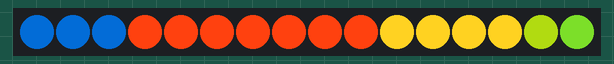
This sketch was run on a simulated Arduino Uno, built with avr-gcc and run on an emulated ATmega328P. Parts: 16 RGB LEDs in strip order, left to right.

Above: at 0.06 s.
At 0.53 s:
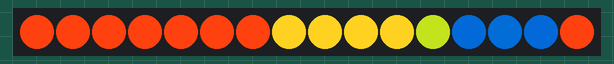
At 0.99 s:
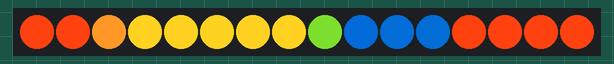
At 1.46 s:
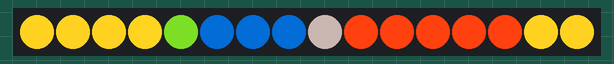
At 1.93 s:
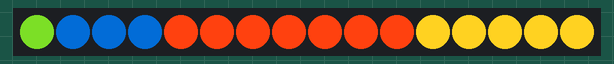
At 2.32 s:
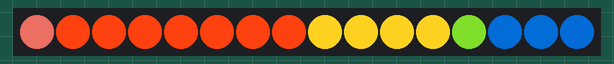

The sketch:

lookup_testing.ino
```cpp
#include <Adafruit_NeoPixel.h>

// Please note below where to adjust for the pin and Neopixel type being used in your circuit
// Default: PIN 6, Neopixel v2

// ********* LOOKUP TABLE *********

const uint16_t totalFixtures = 16;
const uint16_t totalFrames = 50;

const uint8_t fx[totalFixtures][totalFrames][3] PROGMEM = {

 // fixture 1 - user position 1
 {
  {1, 68, 136}, {1, 68, 136}, {1, 68, 136}, {1, 68, 136}, {1, 68, 136},
  {1, 68, 136}, {1, 68, 136}, {1, 68, 136}, {190, 90, 79}, {190, 90, 79},
  {255, 63, 15}, {255, 63, 15}, {255, 65, 15}, {255, 65, 15}, {255, 65, 15},
  {255, 65, 15}, {255, 65, 15}, {255, 65, 15}, {255, 65, 15}, {255, 65, 15},
  {255, 64, 15}, {255, 64, 15}, {255, 65, 15}, {255, 65, 15}, {255, 65, 15},
  // 1s elapsed

  {255, 65, 15}, {255, 65, 15}, {255, 65, 15}, {255, 65, 15}, {255, 65, 15},
  {255, 65, 15}, {255, 65, 15}, {255, 210, 33}, {255, 210, 33}, {255, 210, 33},
  {255, 210, 33}, {255, 210, 33}, {255, 210, 33}, {255, 210, 33}, {255, 210, 33},
  {255, 210, 33}, {255, 210, 33}, {255, 210, 33}, {255, 210, 33}, {255, 210, 33},
  {255, 210, 33}, {244, 216, 46}, {244, 216, 46}, {87, 157, 27}, {87, 157, 27},
  // 2s elapsed

 },

 // fixture 2 - user position 2
 {
  {1, 68, 136}, {1, 68, 136}, {1, 68, 136}, {1, 68, 136}, {7, 71, 130},
  {7, 71, 130}, {255, 65, 15}, {255, 65, 15}, {255, 65, 15}, {255, 65, 15},
  {255, 65, 15}, {255, 65, 15}, {255, 65, 15}, {255, 65, 15}, {255, 65, 15},
  {255, 65, 15}, {255, 65, 15}, {255, 65, 15}, {255, 65, 15}, {255, 65, 15},
  {255, 65, 15}, {255, 65, 15}, {255, 65, 15}, {255, 65, 15}, {255, 65, 15},
  // 1s elapsed

  {255, 65, 15}, {255, 65, 15}, {255, 65, 15}, {255, 210, 35}, {255, 210, 35},
  {255, 210, 33}, {255, 210, 33}, {255, 210, 33}, {255, 210, 33}, {255, 210, 33},
  {255, 210, 33}, {255, 210, 33}, {255, 210, 33}, {255, 210, 33}, {255, 210, 33},
  {255, 210, 33}, {255, 210, 33}, {255, 210, 34}, {255, 210, 34}, {86, 157, 27},
  {86, 157, 27}, {5, 67, 139}, {5, 67, 139}, {1, 68, 136}, {1, 68, 136},
  // 2s elapsed

 },

 // fixture 3 - user position 3
 {
  {2, 68, 136}, {2, 68, 136}, {255, 65, 17}, {255, 65, 17}, {255, 65, 15},
  {255, 65, 15}, {255, 65, 15}, {255, 65, 15}, {255, 65, 15}, {255, 65, 15},
  {255, 65, 15}, {255, 65, 15}, {255, 65, 15}, {255, 65, 15}, {255, 65, 15},
  {255, 65, 15}, {255, 65, 15}, {255, 65, 15}, {255, 65, 15}, {255, 65, 15},
  {255, 65, 15}, {255, 65, 15}, {255, 65, 15}, {255, 65, 15}, {255, 152, 39},
  // 1s elapsed

  {255, 152, 39}, {255, 210, 34}, {255, 210, 34}, {255, 210, 33}, {255, 210, 33},
  {255, 210, 33}, {255, 210, 33}, {255, 210, 33}, {255, 210, 33}, {255, 210, 33},
  {255, 210, 33}, {255, 210, 33}, {255, 210, 33}, {255, 210, 33}, {255, 210, 33},
  {87, 157, 28}, {87, 157, 28}, {87, 157, 28}, {87, 157, 28}, {1, 68, 140},
  {1, 68, 140}, {1, 68, 136}, {1, 68, 136}, {1, 68, 136}, {1, 68, 136},
  // 2s elapsed

 },

 // fixture 4 - user position 4
 {
  {255, 65, 15}, {255, 65, 15}, {255, 65, 15}, {255, 65, 15}, {255, 65, 15},
  {255, 65, 15}, {255, 65, 15}, {255, 65, 15}, {255, 65, 15}, {255, 65, 15},
  {255, 65, 15}, {255, 65, 15}, {255, 65, 15}, {255, 65, 15}, {255, 65, 15},
  {255, 65, 15}, {255, 65, 15}, {255, 65, 15}, {255, 65, 15}, {255, 65, 15},
  {255, 65, 15}, {255, 65, 15}, {255, 211, 30}, {255, 211, 30}, {255, 210, 33},
  // 1s elapsed

  {255, 210, 33}, {255, 210, 33}, {255, 210, 33}, {255, 210, 33}, {255, 210, 33},
  {255, 210, 33}, {255, 210, 33}, {255, 210, 33}, {255, 210, 33}, {255, 210, 33},
  {255, 210, 33}, {254, 211, 33}, {254, 211, 33}, {87, 157, 27}, {87, 157, 27},
  {10, 72, 103}, {10, 72, 103}, {1, 68, 136}, {1, 68, 136}, {1, 68, 136},
  {1, 68, 136}, {1, 68, 136}, {1, 68, 136}, {1, 68, 136}, {1, 68, 136},
  // 2s elapsed

 },

 // fixture 5 - user position 5
 {
  {255, 65, 15}, {255, 65, 15}, {255, 65, 15}, {255, 65, 15}, {255, 65, 15},
  {255, 65, 15}, {255, 65, 15}, {255, 65, 15}, {255, 65, 15}, {255, 65, 15},
  {255, 65, 15}, {255, 65, 15}, {255, 65, 15}, {255, 65, 15}, {255, 65, 15},
  {255, 65, 15}, {255, 65, 15}, {255, 65, 15}, {246, 70, 7}, {246, 70, 7},
  {255, 210, 33}, {255, 210, 33}, {255, 210, 33}, {255, 210, 33}, {255, 210, 33},
  // 1s elapsed

  {255, 210, 33}, {255, 210, 33}, {255, 210, 33}, {255, 210, 33}, {255, 210, 33},
  {255, 210, 33}, {255, 210, 33}, {255, 210, 33}, {255, 210, 33}, {92, 155, 25},
  {92, 155, 25}, {87, 157, 27}, {87, 157, 27}, {1, 68, 136}, {1, 68, 136},
  {1, 68, 136}, {1, 68, 136}, {1, 68, 136}, {1, 68, 136}, {1, 68, 136},
  {1, 68, 136}, {3, 68, 133}, {3, 68, 133}, {255, 65, 15}, {255, 65, 15},
  // 2s elapsed

 },

 // fixture 6 - user position 6
 {
  {255, 65, 15}, {255, 65, 15}, {255, 65, 15}, {255, 65, 15}, {255, 65, 15},
  {255, 65, 15}, {255, 65, 15}, {255, 65, 15}, {255, 65, 15}, {255, 65, 15},
  {255, 65, 15}, {255, 65, 15}, {255, 65, 15}, {255, 65, 15}, {255, 65, 15},
  {255, 65, 15}, {255, 210, 33}, {255, 210, 33}, {255, 210, 33}, {255, 210, 33},
  {255, 210, 33}, {255, 210, 33}, {255, 210, 33}, {255, 210, 33}, {255, 210, 33},
  // 1s elapsed

  {255, 210, 33}, {255, 210, 33}, {255, 210, 33}, {255, 210, 33}, {255, 210, 33},
  {255, 210, 34}, {255, 210, 34}, {87, 157, 27}, {87, 157, 27}, {3, 67, 137},
  {3, 67, 137}, {1, 68, 136}, {1, 68, 136}, {1, 68, 136}, {1, 68, 136},
  {1, 68, 136}, {1, 68, 136}, {1, 68, 136}, {1, 68, 136}, {255, 65, 15},
  {255, 65, 15}, {255, 65, 15}, {255, 65, 15}, {255, 65, 15}, {255, 65, 15},
  // 2s elapsed

 },

 // fixture 7 - user position 7
 {
  {255, 65, 15}, {255, 65, 15}, {255, 65, 15}, {255, 65, 15}, {255, 65, 15},
  {255, 65, 15}, {255, 65, 15}, {255, 65, 15}, {255, 65, 15}, {255, 65, 15},
  {255, 65, 15}, {255, 65, 15}, {255, 65, 15}, {255, 65, 15}, {254, 211, 34},
  {254, 211, 34}, {255, 210, 33}, {255, 210, 33}, {255, 210, 33}, {255, 210, 33},
  {255, 210, 33}, {255, 210, 33}, {255, 210, 33}, {255, 210, 33}, {255, 210, 33},
  // 1s elapsed

  {255, 210, 33}, {255, 210, 33}, {255, 210, 33}, {250, 215, 44}, {250, 215, 44},
  {87, 156, 29}, {87, 156, 29}, {3, 67, 136}, {3, 67, 136}, {1, 68, 136},
  {1, 68, 136}, {1, 68, 136}, {1, 68, 136}, {1, 68, 136}, {1, 68, 136},
  {1, 68, 136}, {1, 68, 136}, {254, 66, 15}, {254, 66, 15}, {255, 65, 15},
  {255, 65, 15}, {255, 65, 15}, {255, 65, 15}, {255, 65, 15}, {255, 65, 15},
  // 2s elapsed

 },

 // fixture 8 - user position 8
 {
  {255, 65, 15}, {255, 65, 15}, {255, 65, 15}, {255, 65, 15}, {255, 65, 15},
  {255, 65, 15}, {255, 65, 15}, {255, 65, 15}, {255, 65, 15}, {255, 65, 15},
  {255, 182, 51}, {255, 182, 51}, {255, 210, 33}, {255, 210, 33}, {255, 210, 33},
  {255, 210, 33}, {255, 210, 33}, {255, 210, 33}, {255, 210, 33}, {255, 210, 33},
  {255, 210, 33}, {255, 210, 33}, {255, 210, 33}, {255, 210, 33}, {255, 210, 33},
  // 1s elapsed

  {255, 210, 33}, {85, 158, 28}, {85, 158, 28}, {87, 157, 27}, {87, 157, 27},
  {1, 68, 136}, {1, 68, 136}, {1, 68, 136}, {1, 68, 136}, {1, 68, 136},
  {1, 68, 136}, {1, 68, 136}, {1, 68, 136}, {39, 68, 118}, {39, 68, 118},
  {255, 65, 14}, {255, 65, 14}, {255, 65, 13}, {255, 65, 13}, {255, 65, 15},
  {255, 65, 15}, {255, 65, 15}, {255, 65, 15}, {255, 65, 15}, {255, 65, 15},
  // 2s elapsed

 },

 // fixture 9 - user position 9
 {
  {255, 65, 15}, {255, 65, 15}, {255, 65, 15}, {255, 65, 15}, {255, 65, 15},
  {255, 65, 15}, {255, 65, 15}, {255, 65, 15}, {255, 210, 33}, {255, 210, 33},
  {255, 210, 33}, {255, 210, 33}, {255, 210, 33}, {255, 210, 33}, {255, 210, 33},
  {255, 210, 33}, {255, 210, 33}, {255, 210, 33}, {255, 210, 33}, {255, 210, 33},
  {255, 210, 33}, {255, 210, 33}, {255, 210, 33}, {255, 210, 33}, {88, 157, 32},
  // 1s elapsed

  {88, 157, 32}, {88, 156, 27}, {88, 156, 27}, {1, 68, 136}, {1, 68, 136},
  {1, 68, 136}, {1, 68, 136}, {1, 68, 136}, {1, 68, 136}, {1, 68, 136},
  {1, 68, 136}, {105, 95, 92}, {105, 95, 92}, {255, 65, 13}, {255, 65, 13},
  {255, 65, 15}, {255, 65, 15}, {255, 65, 15}, {255, 65, 15}, {255, 65, 15},
  {255, 65, 15}, {255, 65, 15}, {255, 65, 15}, {255, 65, 15}, {255, 65, 15},
  // 2s elapsed

 },

 // fixture 10 - user position 10
 {
  {255, 65, 15}, {255, 65, 15}, {255, 65, 15}, {255, 65, 15}, {255, 210, 33},
  {255, 210, 33}, {255, 210, 34}, {255, 210, 34}, {255, 210, 33}, {255, 210, 33},
  {255, 210, 33}, {255, 210, 33}, {255, 210, 33}, {255, 210, 33}, {255, 210, 33},
  {255, 210, 33}, {255, 210, 33}, {255, 210, 33}, {255, 210, 33}, {255, 210, 33},
  {100, 153, 20}, {100, 153, 20}, {87, 157, 27}, {87, 157, 27}, {1, 68, 137},
  // 1s elapsed

  {1, 68, 137}, {1, 68, 136}, {1, 68, 136}, {1, 68, 136}, {1, 68, 136},
  {1, 68, 136}, {1, 68, 136}, {3, 67, 136}, {3, 67, 136}, {254, 65, 18},
  {254, 65, 18}, {255, 65, 15}, {255, 65, 15}, {255, 65, 15}, {255, 65, 15},
  {255, 65, 15}, {255, 65, 15}, {255, 65, 15}, {255, 65, 15}, {255, 65, 15},
  {255, 65, 15}, {255, 65, 15}, {255, 65, 15}, {255, 65, 15}, {255, 65, 15},
  // 2s elapsed

 },

 // fixture 11 - user position 11
 {
  {255, 210, 34}, {255, 210, 34}, {255, 210, 33}, {255, 210, 33}, {255, 210, 33},
  {255, 210, 33}, {255, 210, 33}, {255, 210, 33}, {255, 210, 33}, {255, 210, 33},
  {255, 210, 33}, {255, 210, 33}, {255, 210, 33}, {255, 210, 33}, {255, 210, 33},
  {255, 210, 33}, {93, 155, 19}, {93, 155, 19}, {87, 156, 30}, {87, 156, 30},
  {1, 68, 136}, {1, 68, 136}, {1, 68, 136}, {1, 68, 136}, {1, 68, 136},
  // 1s elapsed

  {1, 68, 136}, {1, 68, 136}, {1, 68, 136}, {9, 66, 127}, {9, 66, 127},
  {255, 65, 15}, {255, 65, 15}, {255, 65, 15}, {255, 65, 15}, {255, 65, 15},
  {255, 65, 15}, {255, 65, 15}, {255, 65, 15}, {255, 65, 15}, {255, 65, 15},
  {255, 65, 15}, {255, 65, 15}, {255, 65, 15}, {255, 65, 15}, {255, 65, 15},
  {255, 65, 15}, {255, 65, 15}, {255, 65, 15}, {255, 65, 15}, {255, 65, 15},
  // 2s elapsed

 },

 // fixture 12 - user position 12
 {
  {255, 210, 33}, {255, 210, 33}, {255, 210, 33}, {255, 210, 33}, {255, 210, 33},
  {255, 210, 33}, {255, 210, 33}, {255, 210, 33}, {255, 210, 33}, {255, 210, 33},
  {255, 210, 33}, {255, 210, 33}, {144, 168, 21}, {144, 168, 21}, {85, 158, 27},
  {85, 158, 27}, {1, 68, 136}, {1, 68, 136}, {1, 68, 136}, {1, 68, 136},
  {1, 68, 136}, {1, 68, 136}, {1, 68, 136}, {1, 68, 136}, {1, 68, 136},
  // 1s elapsed

  {1, 68, 136}, {255, 65, 15}, {255, 65, 15}, {255, 65, 15}, {255, 65, 15},
  {255, 65, 15}, {255, 65, 15}, {255, 65, 15}, {255, 65, 15}, {255, 65, 15},
  {255, 65, 15}, {255, 65, 15}, {255, 65, 15}, {255, 65, 15}, {255, 65, 15},
  {255, 65, 15}, {255, 65, 15}, {255, 65, 15}, {255, 65, 15}, {255, 65, 15},
  {255, 65, 15}, {255, 67, 15}, {255, 67, 15}, {255, 210, 33}, {255, 210, 33},
  // 2s elapsed

 },

 // fixture 13 - user position 13
 {
  {255, 210, 33}, {255, 210, 33}, {255, 210, 33}, {255, 210, 33}, {255, 210, 33},
  {255, 210, 33}, {255, 210, 35}, {255, 210, 35}, {90, 157, 30}, {90, 157, 30},
  {87, 157, 26}, {87, 157, 26}, {1, 68, 139}, {1, 68, 139}, {1, 68, 136},
  {1, 68, 136}, {1, 68, 136}, {1, 68, 136}, {1, 68, 137}, {1, 68, 137},
  {1, 68, 136}, {1, 68, 136}, {255, 65, 15}, {255, 65, 15}, {255, 65, 15},
  // 1s elapsed

  {255, 65, 15}, {255, 65, 15}, {255, 65, 15}, {255, 65, 15}, {255, 65, 15},
  {255, 65, 15}, {255, 65, 15}, {255, 65, 15}, {255, 65, 15}, {255, 65, 15},
  {255, 65, 15}, {255, 65, 15}, {255, 65, 15}, {255, 65, 15}, {255, 65, 15},
  {255, 65, 15}, {255, 65, 15}, {250, 70, 7}, {250, 70, 7}, {255, 210, 33},
  {255, 210, 33}, {255, 210, 33}, {255, 210, 33}, {255, 210, 33}, {255, 210, 33},
  // 2s elapsed

 },

 // fixture 14 - user position 14
 {
  {255, 210, 33}, {255, 210, 33}, {255, 210, 33}, {255, 210, 33}, {91, 156, 30},
  {91, 156, 30}, {90, 153, 100}, {90, 153, 100}, {1, 68, 136}, {1, 68, 136},
  {1, 68, 136}, {1, 68, 136}, {1, 68, 136}, {1, 68, 136}, {1, 68, 136},
  {1, 68, 136}, {2, 66, 142}, {2, 66, 142}, {255, 65, 13}, {255, 65, 13},
  {255, 65, 15}, {255, 65, 15}, {255, 65, 15}, {255, 65, 15}, {255, 65, 15},
  // 1s elapsed

  {255, 65, 15}, {255, 65, 15}, {255, 65, 15}, {255, 65, 15}, {255, 65, 15},
  {255, 65, 15}, {255, 65, 15}, {255, 65, 15}, {255, 65, 15}, {255, 65, 15},
  {255, 65, 15}, {255, 65, 15}, {255, 65, 15}, {252, 69, 13}, {252, 69, 13},
  {255, 210, 33}, {255, 210, 33}, {255, 210, 33}, {255, 210, 33}, {255, 210, 33},
  {255, 210, 33}, {255, 210, 33}, {255, 210, 33}, {255, 210, 33}, {255, 210, 33},
  // 2s elapsed

 },

 // fixture 15 - user position 15
 {
  {118, 146, 11}, {118, 146, 11}, {87, 157, 27}, {87, 157, 27}, {1, 68, 136},
  {1, 68, 136}, {1, 68, 136}, {1, 68, 136}, {1, 68, 136}, {1, 68, 136},
  {1, 68, 136}, {1, 68, 136}, {2, 67, 137}, {2, 67, 137}, {255, 65, 18},
  {255, 65, 18}, {255, 65, 15}, {255, 65, 15}, {255, 65, 16}, {255, 65, 16},
  {255, 65, 15}, {255, 65, 15}, {255, 65, 15}, {255, 65, 15}, {255, 65, 15},
  // 1s elapsed

  {255, 65, 15}, {255, 65, 15}, {255, 65, 15}, {255, 65, 15}, {255, 65, 15},
  {255, 65, 15}, {255, 65, 15}, {255, 65, 15}, {255, 65, 15}, {255, 65, 15},
  {255, 65, 15}, {255, 210, 34}, {255, 210, 34}, {255, 210, 33}, {255, 210, 33},
  {255, 210, 33}, {255, 210, 33}, {255, 210, 33}, {255, 210, 33}, {255, 210, 33},
  {255, 210, 33}, {255, 210, 33}, {255, 210, 33}, {255, 210, 33}, {255, 210, 33},
  // 2s elapsed

 },

 // fixture 16 - user position 16
 {
  {87, 156, 29}, {87, 156, 29}, {1, 68, 136}, {1, 68, 136}, {1, 68, 136},
  {1, 68, 136}, {1, 68, 136}, {1, 68, 136}, {1, 68, 137}, {1, 68, 137},
  {2, 68, 136}, {2, 68, 136}, {255, 65, 16}, {255, 65, 16}, {255, 65, 15},
  {255, 65, 15}, {255, 65, 15}, {255, 65, 15}, {255, 65, 15}, {255, 65, 15},
  {255, 65, 15}, {255, 65, 15}, {255, 65, 15}, {255, 65, 15}, {255, 65, 15},
  // 1s elapsed

  {255, 65, 15}, {255, 65, 15}, {255, 65, 15}, {255, 65, 15}, {255, 65, 15},
  {255, 65, 15}, {255, 65, 15}, {255, 65, 15}, {255, 65, 15}, {255, 210, 33},
  {255, 210, 33}, {255, 210, 33}, {255, 210, 33}, {255, 210, 33}, {255, 210, 33},
  {255, 210, 33}, {255, 210, 33}, {255, 210, 33}, {255, 210, 33}, {255, 210, 33},
  {255, 210, 33}, {255, 210, 33}, {255, 210, 33}, {255, 210, 33}, {255, 210, 33},
  // 2s elapsed

 },

};


// ********************************


#define PIN     6  // ********* ADJUST FOR PIN IN YOUR CIRCUIT *********
#define N_LEDS totalFixtures


// Declaring a Neopixel object
// Parameter 1 = number of pixels in strip total, inc indiv leds in rings
// Parameter 2 = pin number (most are valid)
// Parameter 3 = pixel type flags, add together as needed:
//   NEO_KHZ800  800 KHz bitstream (most NeoPixel products w/WS2812 LEDs)
//   NEO_KHZ400  400 KHz (classic 'v1' (not v2) FLORA pixels, WS2811 drivers)
//   NEO_GRB     Pixels are wired for GRB bitstream (most NeoPixel products)
//   NEO_RGB     Pixels are wired for RGB bitstream (v1 FLORA pixels, not v2)
// ********* ADJUST FOR YOUR NEOPIXELS *********
Adafruit_NeoPixel strip = Adafruit_NeoPixel(N_LEDS, PIN, NEO_GRB + NEO_KHZ800);

// frame counter
int fr = 0;

long previousMillis = 0; // to store last time LEDs were updated
int interval = 39; // 40ms = 25fps, with a bit of a buffer


void setup() {
  strip.begin();
  Serial.begin(9600);
}


void loop() {

   unsigned long currentMillis = millis();

   if (currentMillis - previousMillis >= interval) {
      previousMillis = currentMillis;

      for (int i = 0; i < totalFixtures; i++) {
        uint8_t r = pgm_read_byte_near(&fx[i][fr][0]);
        uint8_t g = pgm_read_byte_near(&fx[i][fr][1]);
        uint8_t b = pgm_read_byte_near(&fx[i][fr][2]);
        uint32_t c = strip.Color(r, g, b);
        strip.setPixelColor(i, c);
        strip.show();
      };

      fr++;
      if (fr == totalFrames) {
        fr = 0;
      }
   }
}
```

Measured:
- by itself, everything shown: repeats every 2.0 s, in 25 steps
